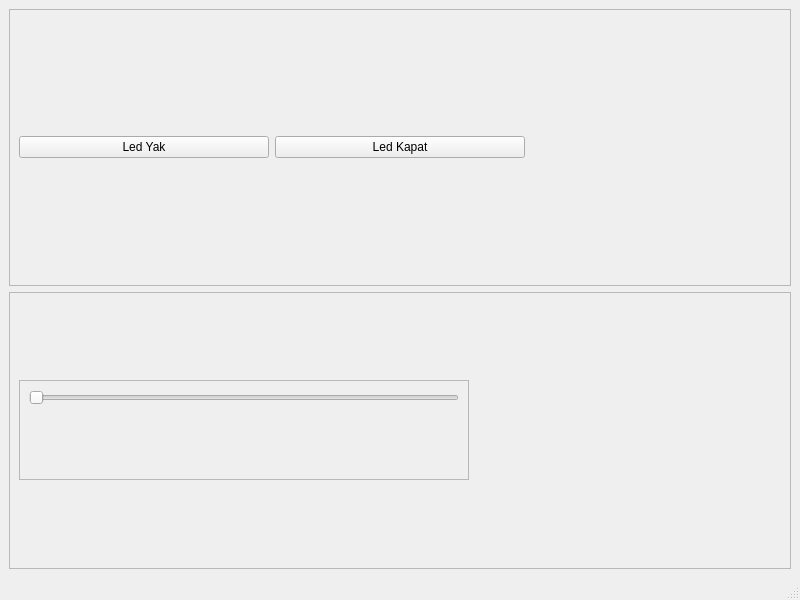
<?xml version="1.0" encoding="UTF-8"?>
<ui version="4.0">
 <class>MainWindow</class>
 <widget class="QMainWindow" name="MainWindow">
  <property name="geometry">
   <rect>
    <x>0</x>
    <y>0</y>
    <width>800</width>
    <height>600</height>
   </rect>
  </property>
  <property name="windowTitle">
   <string>MainWindow</string>
  </property>
  <widget class="QWidget" name="centralwidget">
   <layout class="QVBoxLayout" name="verticalLayout">
    <item>
     <widget class="QFrame" name="frame">
      <property name="frameShape">
       <enum>QFrame::StyledPanel</enum>
      </property>
      <property name="frameShadow">
       <enum>QFrame::Raised</enum>
      </property>
      <layout class="QHBoxLayout" name="horizontalLayout">
       <item>
        <widget class="QPushButton" name="buttonLedOn">
         <property name="text">
          <string>Led Yak</string>
         </property>
        </widget>
       </item>
       <item>
        <widget class="QPushButton" name="buttonLedoff">
         <property name="text">
          <string>Led Kapat</string>
         </property>
        </widget>
       </item>
       <item>
        <widget class="QLabel" name="labelLedOk">
         <property name="text">
          <string/>
         </property>
        </widget>
       </item>
      </layout>
     </widget>
    </item>
    <item>
     <widget class="QFrame" name="frame_2">
      <property name="frameShape">
       <enum>QFrame::StyledPanel</enum>
      </property>
      <property name="frameShadow">
       <enum>QFrame::Raised</enum>
      </property>
      <layout class="QHBoxLayout" name="horizontalLayout_2">
       <item>
        <widget class="QFrame" name="frame_3">
         <property name="maximumSize">
          <size>
           <width>450</width>
           <height>100</height>
          </size>
         </property>
         <property name="frameShape">
          <enum>QFrame::StyledPanel</enum>
         </property>
         <property name="frameShadow">
          <enum>QFrame::Raised</enum>
         </property>
         <layout class="QVBoxLayout" name="verticalLayout_2">
          <item>
           <widget class="QSlider" name="sliderServo">
            <property name="orientation">
             <enum>Qt::Horizontal</enum>
            </property>
           </widget>
          </item>
          <item>
           <widget class="QLabel" name="labelServo">
            <property name="text">
             <string/>
            </property>
           </widget>
          </item>
         </layout>
        </widget>
       </item>
       <item>
        <widget class="QLabel" name="labelServoOk">
         <property name="text">
          <string/>
         </property>
        </widget>
       </item>
      </layout>
     </widget>
    </item>
   </layout>
  </widget>
  <widget class="QMenuBar" name="menubar">
   <property name="geometry">
    <rect>
     <x>0</x>
     <y>0</y>
     <width>800</width>
     <height>22</height>
    </rect>
   </property>
  </widget>
  <widget class="QStatusBar" name="statusbar"/>
 </widget>
 <resources/>
 <connections/>
</ui>
